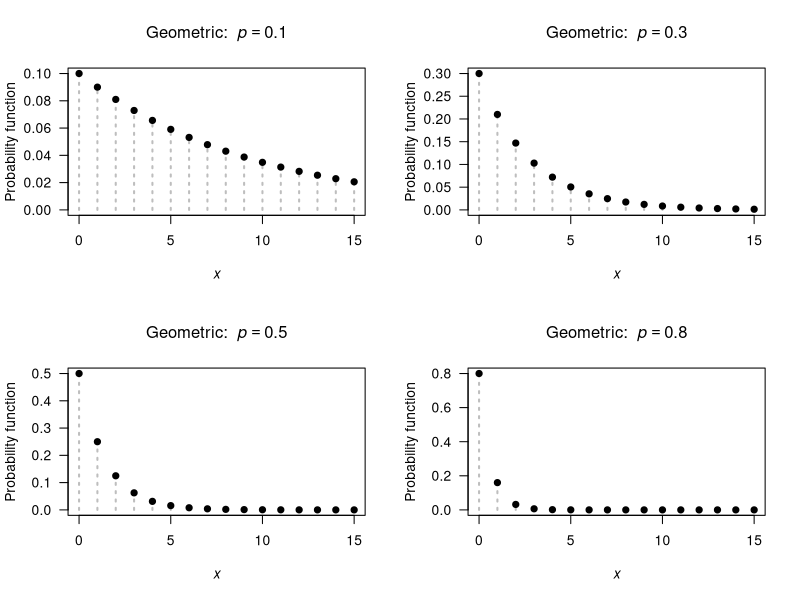

R code for this plot:
## ---- chunk 1
par( mfrow = c(2, 2))

###  Set up  ###
xmax <- c(15, 15, 15, 15)
p <- c(0.1, 0.3, 
       0.5, 0.8)


### Plots  ###
for (i in (1:4)) {
  pValue <- p[i]
  x <-  0:xmax[i]
  y <- dgeom(x,
             prob = pValue)
  
   plot( x = x,
         y = y,
         xlim = c(0, xmax[i]),
         xlab = expression(italic(x)),
         ylab = "Probability function",
         main = bquote("Geometric: " ~ italic(p) == .(pValue) ),
         las = 1,
         ylim = c(0, max(y)),
         col = "grey",
         lty = 3,
         lwd = 2,
         type = "h")
  points(x = x,
         y = y,
         pch = 19)
  
}
